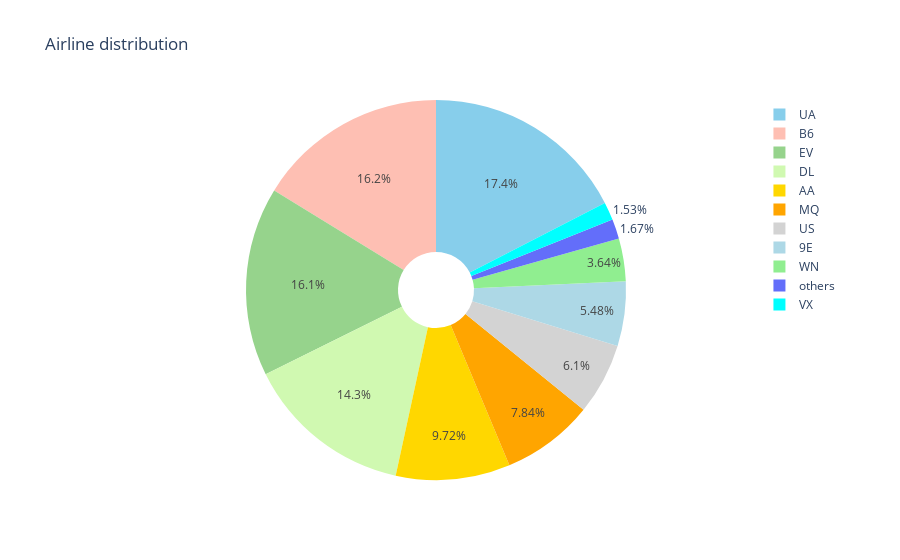

Here is the notebook cell this chart was saved with:
### Code cell
dff = df['carrier'].value_counts()[:10]
dff = dff.append(pd.Series({"others": df['carrier'].value_counts()[10:].sum()}))
label = dff.index
size = dff.values

colors = ['skyblue', '#FEBFB3', '#96D38C', '#D0F9B1', 'gold', 'orange', 'lightgrey', 
          'lightblue','lightgreen','aqua']
trace = go.Pie(labels=label, values=size, marker=dict(colors=colors),hole = 0.2)

data = [trace]
layout = go.Layout(
    title='Airline distribution'
)

fig = go.Figure(data=data, layout=layout)
fig.show()

### Figure 1 — Plotly figure (JSON) as saved in the notebook; plotly's stock layout.template omitted (floating-point values rounded to 4 significant figures)
{"data": [{"hole": 0.2, "labels": ["UA", "B6", "EV", "DL", "AA", "MQ", "US", "9E", "WN", "VX", "others"], "marker": {"colors": ["skyblue", "#FEBFB3", "#96D38C", "#D0F9B1", "gold", "orange", "lightgrey", "lightblue", "lightgreen", "aqua"]}, "type": "pie", "values": [58665, 54635, 54173, 48110, 32729, 26397, 20536, 18460, 12275, 5162, 5634]}], "layout": {"title": {"text": "Airline distribution"}}}
